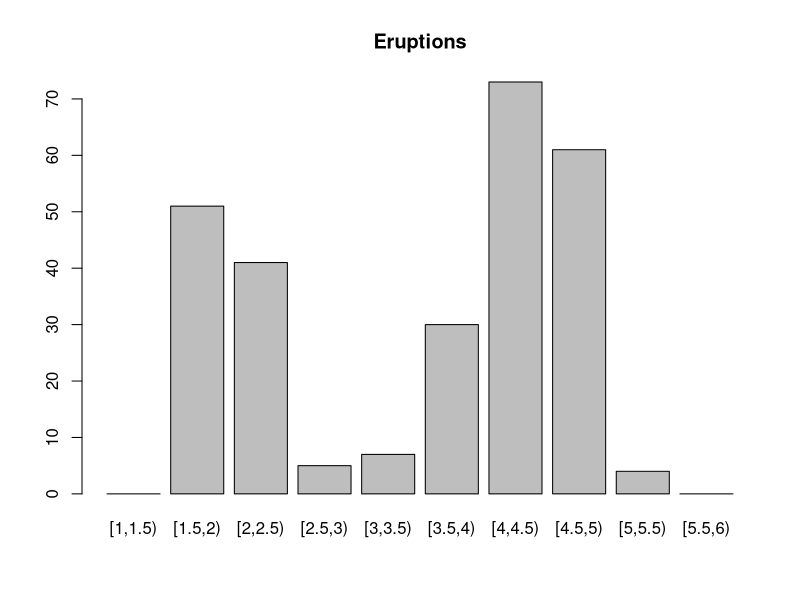

Write the R code that produced this figure.
setwd('C:/Users/mariana/Documents/github-mariana/ECID1/stats-ds/week9')
library(e1071)
mydata = faithful
x = mydata$eruptions
var(x)
moment(x, order=2, center=T)
sum((x-mean(x))^2)/length(x)
mean(x)
median(x)
# for mode
range(x)
breaks1 = seq(1, 6, by=0.5)
x_cut = cut(x, breaks=breaks1, right=F)
x_table = table(x_cut)
mode_erup = names(x_table)[which(x_table==max(x_table))]
mode_erup
barplot(x_table, main='Eruptions')
sd(x)
cv = sd(x) / mean(x)
cv
skewness(x)
kurtosis(x) + 3